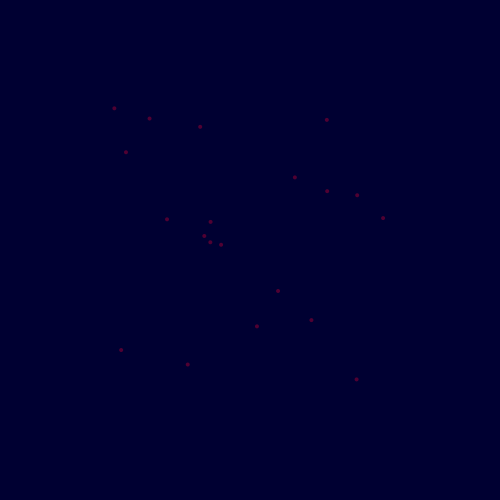
Frame 1 (no input)
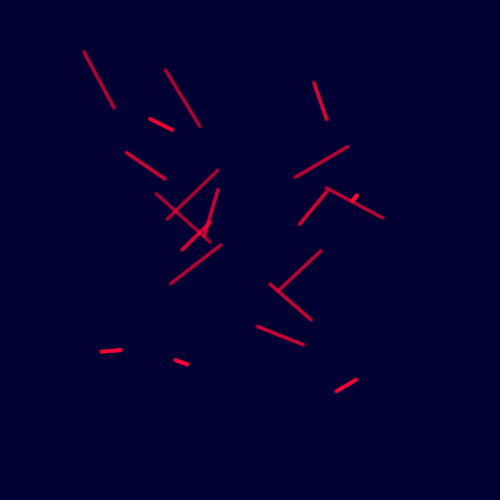
Frame 60 (the mouse pressed at the canvas centre just before this capture)
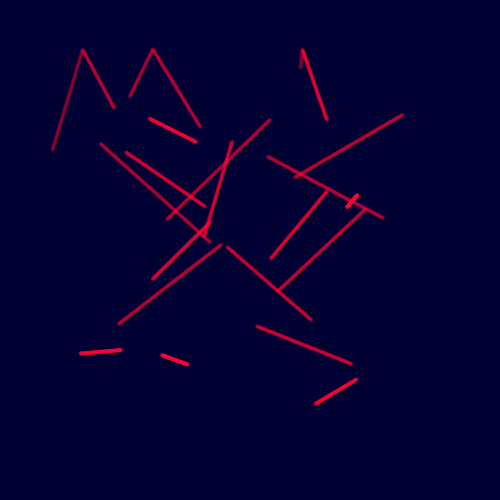
Frame 120 (the mouse held since frame 60 and released just before this capture)

The Processing sketch that drew these frames (run headless with seeded random() and noise(); from frame 60 on, the mouse is pressed at the canvas centre):

// Processing sketch: processing_154772
// ── processing_154772.pde

//Day 7: Made the line into an array of lines v1

//number of lines
int num = 20;
float[] x1 = new float[num];
float[] y1 = new float[num];  
float[] dx = new float[num];
float[] dy = new float[num];  
int currentFrame = 0;


void setup() {
  size(500, 500);
  //frameRate(60);

  
  for(int i = 0; i< num; i++){
  // initial position in the centre of the screen, random locations within the constrained space
  x1[i] = random(100,width-100);
  y1[i] = random(100,height-100);
  // dx and dy are the small change in position each frame
  dx[i] = random(-1, 1);
  dy[i] = random(-1, 1);
  }
  
  //background
  background(0,0,50);
}


void draw() {
  
  // min max speed
  float max = 2;
  float min = 1;
  
  // color of line
  noStroke();
  fill(255,0,50,80);
  
  // loop throuhg the lines array
  for(int i = 0; i< num; i++){
    // calculate new position
  x1[i] += dx[i];
  y1[i] += dy[i];
  //When the shape hits the edge of the window, it reverses its direction and changes velocity
  if ( x1[i] > width-50 || x1[i] < 50) {
    dx[i] = dx[i] > 0 ? -random(min, max) : random(min, max);
  }
  if (y1[i] > height-50 || y1[i] < 50) {
    dy[i] = dy[i] > 0 ? -random(min, max) : random(min, max);
  }
  ellipse(x1[i],y1[i],4,4);
  }

}
